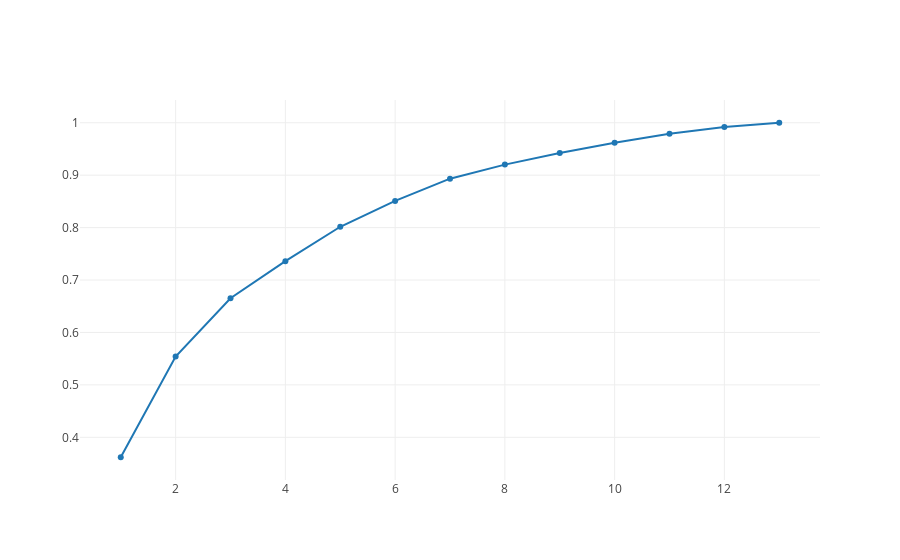

The cell this chart's notebook holds for it:
### Code cell
trace = go.Line(y = exp_var.cumsum(),
               x = np.arange(1, len(exp_var) + 1))
data = [trace]
figure = dict(data = data)
iplot(figure)

### Figure 1 — Plotly figure (JSON) as saved in the notebook; plotly's stock layout.template omitted (floating-point values rounded to 4 significant figures)
{"data": [{"type": "scatter", "uid": "55338c3c-6112-11e9-99b9-93d45f508a5a", "x": [1, 2, 3, 4, 5, 6, 7, 8, 9, 10, 11, 12, 13], "y": [0.362, 0.5541, 0.6653, 0.736, 0.8016, 0.851, 0.8934, 0.9202, 0.9424, 0.9617, 0.9791, 0.992, 1]}], "layout": {}}
